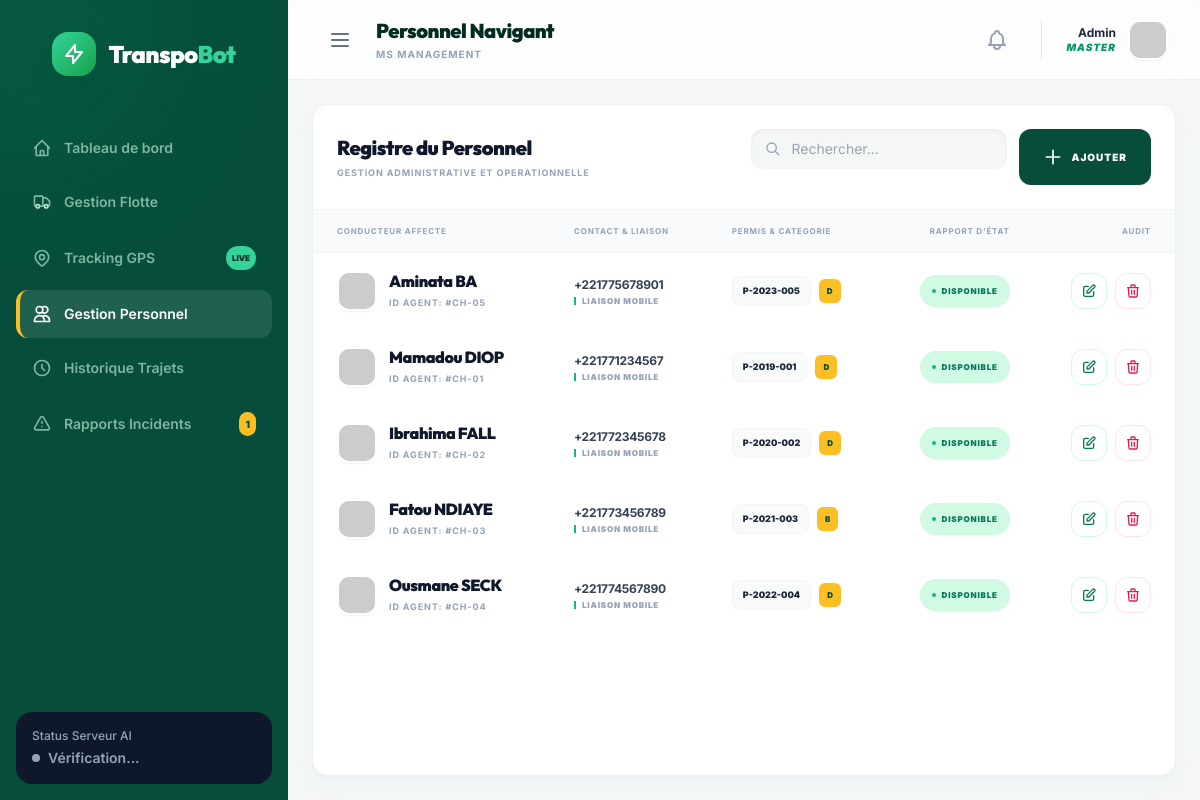
/chauffeurs.php, run on the app's committed database.
### tables this page shows
CREATE TABLE chauffeurs (
    id INT AUTO_INCREMENT PRIMARY KEY,
    nom VARCHAR(100) NOT NULL,
    prenom VARCHAR(100) NOT NULL,
    telephone VARCHAR(20),
    numero_permis VARCHAR(30) UNIQUE NOT NULL,
    categorie_permis VARCHAR(5),
    disponibilite BOOLEAN DEFAULT TRUE,
    vehicule_id INT,
    date_embauche DATE,
    created_at TIMESTAMP DEFAULT CURRENT_TIMESTAMP,
    FOREIGN KEY (vehicule_id) REFERENCES vehicules(id)
);

### public/chauffeurs.php (the view, shortened to what this page needs)
<?php
require_once 'includes/db.php';
include 'includes/header.php';
$search = $_GET['s'] ?? '';
$query = "SELECT c.*, v.immatriculation as vehicule_nom
          FROM chauffeurs c
          LEFT JOIN vehicules v ON c.vehicule_id = v.id";
if($search) {
    $query .= " WHERE c.nom LIKE :s OR c.prenom LIKE :s OR c.telephone LIKE :s OR v.immatriculation LIKE :s";
    $stmt = $pdo->prepare($query);
    $stmt->execute(['s' => "%$search%"]);
    $chauffeurs = $stmt->fetchAll();
} else {
    $chauffeurs = $pdo->query($query . " ORDER BY c.nom ASC")->fetchAll();
}
?>
<div class="bg-white rounded-2xl border border-slate-200/60 overflow-hidden shadow-lg shadow-slate-200/30 flex-1 flex flex-col min-h-0">
    <div class="p-6 flex flex-col md:flex-row justify-between items-start md:items-center gap-4 bg-white/50 backdrop-blur-sm shrink-0">
        <div>
            <h2 class="text-xl font-display font-black text-slate-900 tracking-tight">Registre du Personnel</h2>
            <p class="text-[9px] text-slate-400 font-bold uppercase tracking-widest mt-1">Gestion administrative et operationnelle</p>
        </div>
        <div class="flex w-full md:w-auto gap-3">
            <form class="relative flex-1 md:w-64">
                <input type="text" name="s" value="<?php echo htmlspecialchars($search); ?>" placeholder="Rechercher..." class="w-full bg-[#f4f7f6] border border-slate-200 rounded-xl py-2.5 pl-10 pr-4 text-sm focus:ring-4 focus:ring-emerald-500/10 outline-none border-none shadow-inner">
                <svg xmlns="http://www.w3.org/2000/svg" class="h-4 w-4 absolute left-3.5 top-3 text-slate-400" fill="none" viewBox="0 0 24 24" stroke="currentColor">
                    <path stroke-linecap="round" stroke-linejoin="round" stroke-width="2" d="M21 21l-6-6m2-5a7 7 0 11-14 0 7 7 0 0114 0z" />
                </svg>
            </form>
            <button onclick="addChauffeur()" class="bg-[#064e3b] text-white px-6 py-2.5 rounded-xl text-[10px] font-black uppercase tracking-widest hover:bg-emerald-800 hover:shadow-lg transition-all flex items-center gap-2">
                <svg xmlns="http://www.w3.org/2000/svg" class="h-5 w-5" fill="none" viewBox="0 0 24 24" stroke="currentColor"><path stroke-linecap="round" stroke-linejoin="round" stroke-width="2" d="M12 4v16m8-8H4" /></svg>
                Ajouter
            </button>
        </div>
    </div>
    <div class="overflow-auto flex-1 custom-scrollbar min-h-0 border-t border-slate-100">
        <table class="w-full text-left border-separate border-spacing-0">
            <thead class="bg-slate-50 text-slate-400 text-[8px] uppercase font-black tracking-widest">
                <tr>
                    <th class="px-6 py-4 border-b border-slate-100">Conducteur Affecte</th>
                    <th class="px-6 py-4 border-b border-slate-100">Contact & Liaison</th>
                    <th class="px-6 py-4 border-b border-slate-100">Permis & Categorie</th>
                    <th class="px-6 py-4 border-b border-slate-100 text-right">Rapport d'État</th>
                    <th class="px-6 py-4 border-b border-slate-100 text-right">Audit</th>
                </tr>
            </thead>
            <tbody class="text-sm divide-y divide-slate-100">
                <?php foreach($chauffeurs as $c): ?>
                <tr class="group hover:bg-emerald-50/40 transition-all duration-300">
                    <td class="px-6 py-4 whitespace-nowrap">
                        <div class="flex items-center gap-3">
                            <div class="w-10 h-10 rounded-xl bg-gradient-to-tr from-slate-100 to-slate-200 border-2 border-white shadow-sm overflow-hidden flex-shrink-0 group-hover:rotate-3 transition-transform">
                                <img src="https://ui-avatars.com/api/?name=<?php echo urlencode($c['prenom'] . ' ' . $c['nom']); ?>&background=064e3b&color=fff" alt="Avatar">
                            </div>
                            <div>
                                <p class="text-slate-900 font-display font-black text-base tracking-tight group-hover:text-emerald-900 transition-colors"><?php echo $c['prenom'] . ' ' . $c['nom']; ?></p>
                                <p class="text-[9px] text-slate-400 font-bold uppercase tracking-widest">ID Agent: #CH-0<?php echo $c['id']; ?></p>
                            </div>
                        </div>
                    </td>
                    <td class="px-6 py-4 whitespace-nowrap">
                        <div class="flex flex-col gap-1">
                            <span class="text-slate-700 font-bold tracking-tight text-xs"><?php echo $c['telephone']; ?></span>
                            <span class="text-[8px] text-slate-400 font-black uppercase tracking-widest border-l-2 border-emerald-500 pl-1.5 leading-none">Liaison Mobile</span>
                        </div>
                    </td>
                    <td class="px-6 py-4 whitespace-nowrap">
                        <div class="flex items-center gap-2">
                            <span class="bg-stone/50 text-slate-800 font-black px-2.5 py-1 rounded-lg border border-slate-100 text-[9px]"><?php echo $c['numero_permis']; ?></span>
                            <span class="bg-amber-400 text-emerald-900 px-2 py-0.5 rounded-md text-[8px] font-black uppercase shadow-sm"><?php echo $c['categorie_permis']; ?></span>
                        </div>
                    </td>
                    <td class="px-6 py-4 text-right whitespace-nowrap">
                        <?php if($c['disponibilite']): ?>
                            <span class="inline-flex items-center gap-1.5 px-3 py-1.5 rounded-full bg-emerald-100 text-emerald-700 text-[8px] font-black uppercase tracking-widest shadow-sm">
                                <span class="w-1 h-1 bg-emerald-500 rounded-full animate-pulse"></span> Disponible
                            </span>
                        <?php else: ?>
                            <span class="inline-flex items-center gap-1.5 px-3 py-1.5 rounded-full bg-rose-100 text-rose-700 text-[8px] font-black uppercase tracking-widest shadow-sm">
                                <span class="w-1 h-1 bg-rose-500 rounded-full"></span> En Mission
                            </span>
                        <?php endif; ?>
                    </td>
                    <td class="px-6 py-4 text-right whitespace-nowrap">
                        <div class="flex justify-end gap-2">
                            <button onclick='editChauffeur(<?php echo json_encode($c); ?>)'
                                    class="w-9 h-9 flex items-center justify-center bg-white text-emerald-700 rounded-xl border border-emerald-100 hover:bg-emerald-700 hover:text-white transition-all duration-300">
                                <svg xmlns="http://www.w3.org/2000/svg" class="h-4 w-4" fill="none" viewBox="0 0 24 24" stroke="currentColor"><path stroke-linecap="round" stroke-linejoin="round" stroke-width="2" d="M11 5H6a2 2 0 00-2 2v11a2 2 0 002 2h11a2 2 0 002-2v-5m-1.414-9.414a2 2 0 112.828 2.828L11.828 15H9v-2.828l8.586-8.586z" /></svg>
                            </button>
                            <a href="actions/delete.php?table=chauffeurs&id=<?php echo $c['id']; ?>"
                               class="w-9 h-9 flex items-center justify-center bg-white text-rose-600 rounded-xl border border-rose-100 hover:bg-rose-600 hover:text-white transition-all duration-300">
                                <svg xmlns="http://www.w3.org/2000/svg" class="h-4 w-4" fill="none" viewBox="0 0 24 24" stroke="currentColor"><path stroke-linecap="round" stroke-linejoin="round" stroke-width="2" d="M19 7l-.867 12.142A2 2 0 0116.138 21H7.862a2 2 0 01-1.995-1.858L5 7m5 4v6m4-6v6m1-10V4a1 1 0 00-1-1h-4a1 1 0 00-1 1v3M4 7h16" /></svg>
                            </a>
                        </div>
                    </td>
                </tr>
                <?php endforeach; ?>
            </tbody>
        </table>
    </div>
</div>
<?php include 'includes/footer.php'; ?>

### data on the page
chauffeurs: prenom "Aminata", nom "BA", id "5", telephone "+221775678901", numero_permis "P-2023-005", categorie_permis "D", disponibilite 1 (drawn)
chauffeurs: prenom "Mamadou", nom "DIOP", id "1", telephone "+221771234567", numero_permis "P-2019-001", categorie_permis "D", disponibilite 1 (drawn)
chauffeurs: prenom "Ibrahima", nom "FALL", id "2", telephone "+221772345678", numero_permis "P-2020-002", categorie_permis "D", disponibilite 1 (drawn)
chauffeurs: prenom "Fatou", nom "NDIAYE", id "3", telephone "+221773456789", numero_permis "P-2021-003", categorie_permis "B", disponibilite 1 (drawn)
chauffeurs: prenom "Ousmane", nom "SECK", id "4", telephone "+221774567890", numero_permis "P-2022-004", categorie_permis "D", disponibilite 1 (drawn)

### other printed values
$unresolved_count "1"
